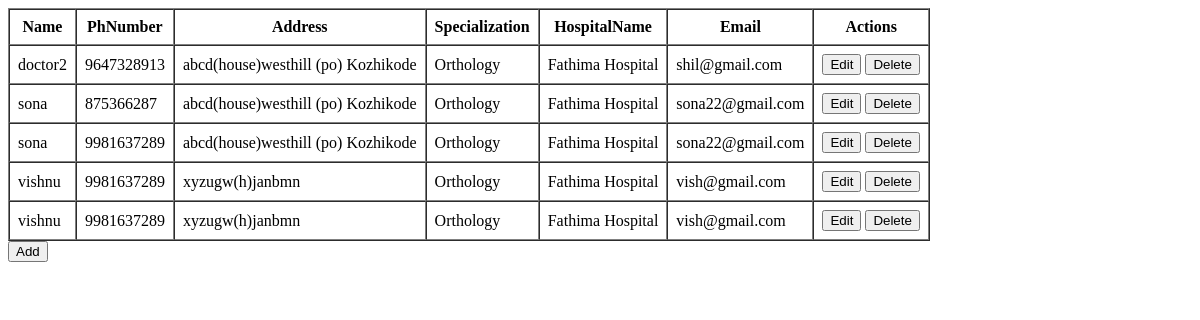
Before: /doctor with the older database file.
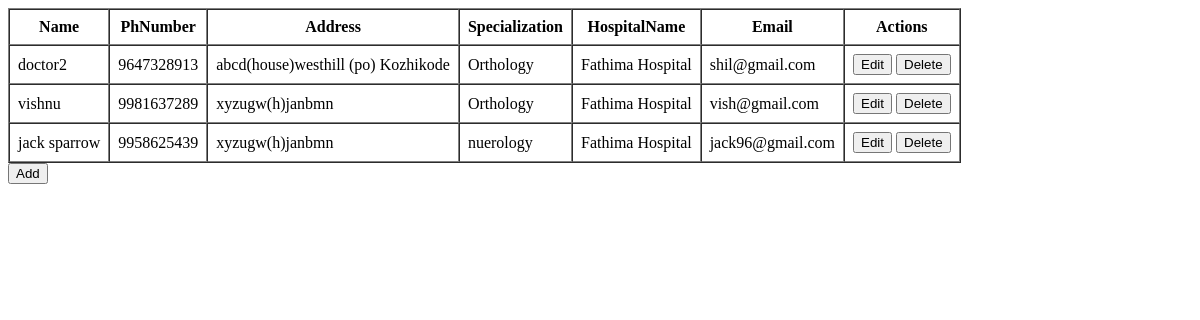
After: the same page with the newer database file.
### BrainTumorDetectionApp/models.py (models this page shows)
class DoctorTable(models.Model):
    LOGIN = models.ForeignKey(LoginTable, on_delete=models.CASCADE)
    Name=models.CharField(max_length=30, null=True, blank=True)
    PhNumber=models.BigIntegerField( null=True, blank=True)
    Address=models.CharField(max_length=100, null=True, blank=True)
    Specialization=models.CharField(max_length=30, null=True, blank=True)
    HospitalName=models.CharField(max_length=30, null=True, blank=True)
    Email=models.CharField(max_length=30, null=True, blank=True)

### BrainTumorDetectionApp/views.py (the view)
# urls.py: path('doctor', viewdoctorPage.as_view(), name="doctor"),
class viewdoctorPage(View):
    def get(self, request):
        obj = DoctorTable.objects.all()
        return render(request, "administration/view_doctor.html", {'val': obj} )

### templates/administration/view_doctor.html (shortened to what this page needs)
<!DOCTYPE html>
<html lang="en">
<head>
</head>
<body>
    <table border="1" cellpadding="8" cellspacing="0">
        <tr>
            <th>Name</th>
            <th>PhNumber</th>
            <th>Address</th>
            <th>Specialization</th>
            <th>HospitalName</th>
            <th>Email</th>
            <th>Actions</th>
        </tr>
        {% for i in val %}
        <tr>
            <td>{{ i.Name }}</td>
            <td>{{ i.PhNumber }}</td>
            <td>{{ i.Address }}</td>
            <td>{{ i.Specialization }}</td>
            <td>{{ i.HospitalName }}</td>
            <td>{{ i.Email }}</td>
            <td>
                <a href="edit_doc/{{i.id}}"><button>Edit</button></a>
                <a href="delete_doc/{{i.LOGIN.id}}"><button>Delete</button></a>
            </td>
        </tr>
        {% endfor %}
    </table>
    <a href="Managedoc"><input type="submit" value="Add"></a>
</body>
</html>

Changed rows visible on the page:
removed DoctorTable: Name "sona", PhNumber "875366287", Address "abcd(house)westhill (po) Kozhikode", Specialization "Orthology", HospitalName "Fathima Hospital", Email "sona22@gmail.com"
removed DoctorTable: Name "sona", PhNumber "9981637289", Address "abcd(house)westhill (po) Kozhikode", Specialization "Orthology", HospitalName "Fathima Hospital", Email "sona22@gmail.com"
removed DoctorTable: Name "vishnu", PhNumber "9981637289", Address "xyzugw(h)janbmn", Specialization "Orthology", HospitalName "Fathima Hospital", Email "vish@gmail.com"
added DoctorTable: Name "jack sparrow", PhNumber "9958625439", Address "xyzugw(h)janbmn", Specialization "nuerology", HospitalName "Fathima Hospital", Email "jack96@gmail.com"
